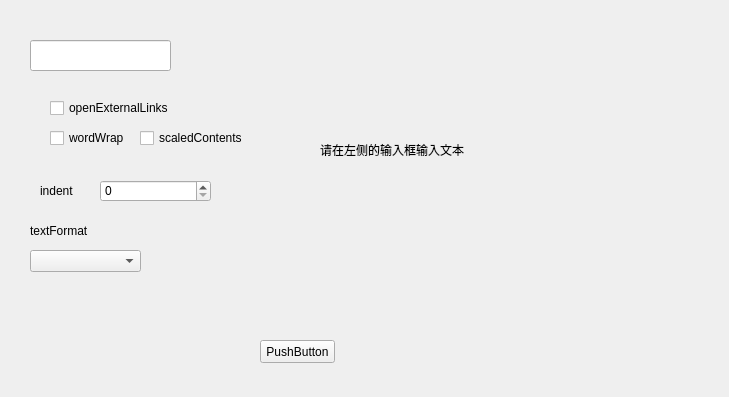
<?xml version="1.0" encoding="UTF-8"?>
<ui version="4.0">
 <class>DisplayWidget</class>
 <widget class="QWidget" name="DisplayWidget">
  <property name="geometry">
   <rect>
    <x>0</x>
    <y>0</y>
    <width>729</width>
    <height>397</height>
   </rect>
  </property>
  <property name="windowTitle">
   <string>DisplayWidget</string>
  </property>
  <widget class="QLineEdit" name="lineEdit">
   <property name="geometry">
    <rect>
     <x>30</x>
     <y>40</y>
     <width>141</width>
     <height>31</height>
    </rect>
   </property>
  </widget>
  <widget class="QLabel" name="label_display">
   <property name="geometry">
    <rect>
     <x>320</x>
     <y>10</y>
     <width>370</width>
     <height>280</height>
    </rect>
   </property>
   <property name="text">
    <string>请在左侧的输入框输入文本</string>
   </property>
  </widget>
  <widget class="QCheckBox" name="check_links">
   <property name="geometry">
    <rect>
     <x>50</x>
     <y>100</y>
     <width>131</width>
     <height>16</height>
    </rect>
   </property>
   <property name="text">
    <string>openExternalLinks</string>
   </property>
  </widget>
  <widget class="QCheckBox" name="check_scaled">
   <property name="geometry">
    <rect>
     <x>140</x>
     <y>130</y>
     <width>131</width>
     <height>16</height>
    </rect>
   </property>
   <property name="text">
    <string>scaledContents</string>
   </property>
  </widget>
  <widget class="QCheckBox" name="check_wordWrap">
   <property name="geometry">
    <rect>
     <x>50</x>
     <y>130</y>
     <width>91</width>
     <height>16</height>
    </rect>
   </property>
   <property name="text">
    <string>wordWrap</string>
   </property>
  </widget>
  <widget class="QLabel" name="label_2">
   <property name="geometry">
    <rect>
     <x>40</x>
     <y>180</y>
     <width>161</width>
     <height>21</height>
    </rect>
   </property>
   <property name="text">
    <string>indent</string>
   </property>
  </widget>
  <widget class="QLabel" name="label_3">
   <property name="geometry">
    <rect>
     <x>30</x>
     <y>220</y>
     <width>161</width>
     <height>21</height>
    </rect>
   </property>
   <property name="text">
    <string>textFormat</string>
   </property>
  </widget>
  <widget class="QComboBox" name="combo_format">
   <property name="geometry">
    <rect>
     <x>30</x>
     <y>250</y>
     <width>111</width>
     <height>22</height>
    </rect>
   </property>
  </widget>
  <widget class="QSpinBox" name="spin_indent">
   <property name="geometry">
    <rect>
     <x>100</x>
     <y>180</y>
     <width>111</width>
     <height>22</height>
    </rect>
   </property>
  </widget>
  <widget class="QPushButton" name="pushButton_showgif">
   <property name="geometry">
    <rect>
     <x>260</x>
     <y>340</y>
     <width>75</width>
     <height>23</height>
    </rect>
   </property>
   <property name="text">
    <string>PushButton</string>
   </property>
  </widget>
 </widget>
 <layoutdefault spacing="6" margin="11"/>
 <resources/>
 <connections/>
</ui>
